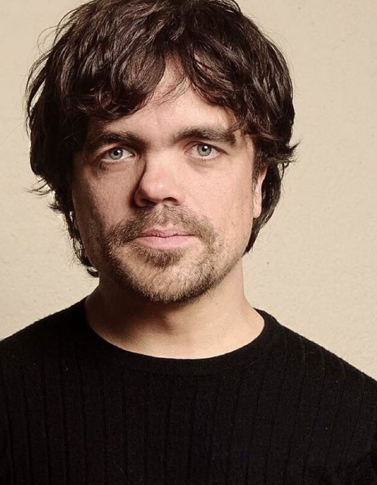
#> input picture Snapcht_like_filter/test/Before.png, 377 x 485 px, given in place of the camera
$ python face_data_collect.py
#> lines starting #> are read from the running program, lines starting #| are printed output that depends on the picture
import cv2
import numpy as np

cap = cv2.VideoCapture(0)

face_cascade = cv2.CascadeClassifier(cv2.data.haarcascades  + 'haarcascade_frontalface_alt.xml')

skip = 0
face_data = []
dataset_path = './data/'
file_name = input('Enter your name')
#> the answer given: ../Snapcht_like_filter/test/Before.png

while True:
    ret, img = cap.read()
#> img is the input picture: shape (485, 377, 3); mean B, G, R 87.7, 100, 119.5

    if ret == False:
        continue

    gray_img = cv2.cvtColor(img, cv2.COLOR_BGR2GRAY)
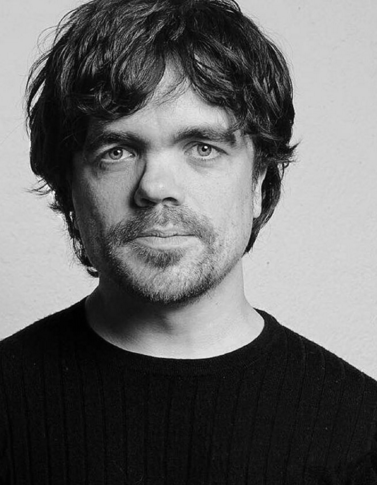
#> gray_img: shape (485, 377); min 0, max 244, mean 104.4

    faces = face_cascade.detectMultiScale(img, 1.3, 5)
#> faces = [[54, 66, 209, 209]]
    faces = sorted(faces, key=lambda f:f[2] * f[3])     #here we sorted after creating a lamda fxm on the basis of height and width to get largest face


    for face in faces[-1:]:             #-1: to get largest face first from sorted list of faces
        x,y,w,h = face
        cv2.rectangle(img, (x,y), (x+w,y+h), (0,255,255), 2)

    # Extract region of interest from the img (largest face) and add a padding of 10 in its each side

        offset = 10
        img_section = img[y-offset:y+offset+h, x-offset:x+offset+w]
        # convention is -> frame[height, width]
        img_section = cv2.resize(img_section, (100,100))

        #Store every 10th face frame
        skip += 1
        if skip % 10 == 0:
            face_data.append(img_section)
            print(len(face_data))


        cv2.imshow('Camera', img)
        cv2.imshow('Image Section', img_section)
#> this loop made 1 pass
#> (x, y, w, h, offset, skip) on pass 1: (54, 66, 209, 209, 10, 1)
#> pass 1, `img_section = img[y-offset:y+offset+h, x-offset:x+offset+w]`:
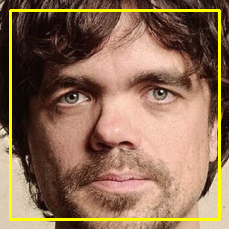
#> img_section: shape (229, 229, 3); mean B, G, R 84.6, 110.7, 142.5
#> pass 1, `img_section = cv2.resize(img_section, (100,100))`:
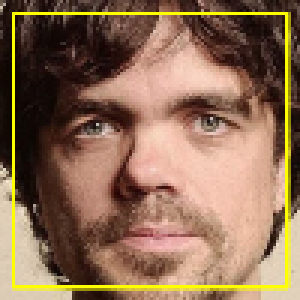
#> img_section: shape (100, 100, 3) (shown 3 times larger); mean B, G, R 84.5, 110.1, 141.9
#> pass 1, `cv2.imshow('Camera', img)`:
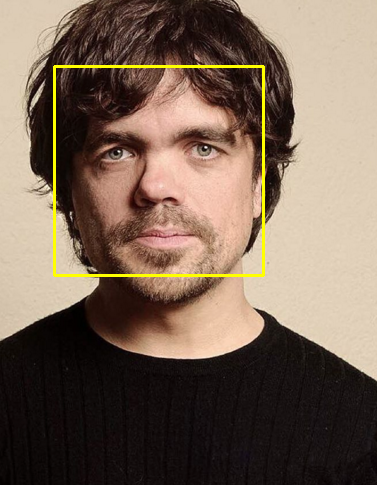
#> window 'Camera': shape (485, 377, 3); mean B, G, R 86.6, 102.3, 121.5
#> after the loop, face_data = []; skip = 1


    key_pressed = cv2.waitKey(1) & 0XFF
#> (key q is pressed here)
    if key_pressed == ord('q'):
        break

# Convert our face list array into a numpy array
face_data = np.array(face_data)
#> face_data = empty array
# rows = no of faces, colmn = auto detetcted
#> (the run stopped early here; a loop or call above may not have finished)
